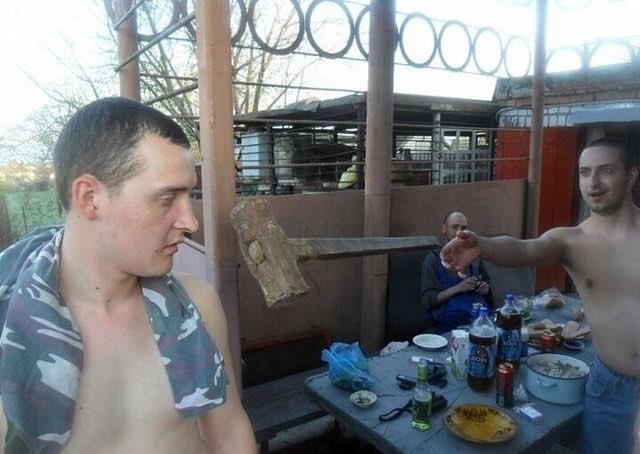
#> input picture testImage.jpg, 640 x 454 px
$ python First.Py
#> lines starting #> are read from the running program, lines starting #| are printed output that depends on the picture
#%%
import cv2
import numpy
import matplotlib.pyplot as plt

#%%
img=cv2.imread("testImage.jpg",cv2.IMREAD_GRAYSCALE)
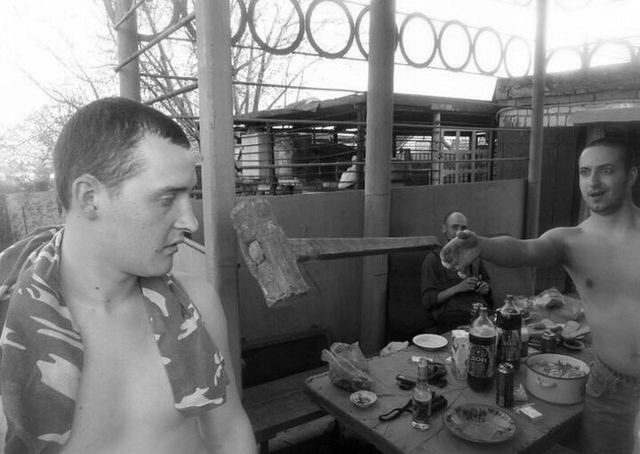
#> img: shape (454, 640); min 0, max 255, mean 120.6
#Read the image, pass it with gray scale
cv2.imshow('title', img)
#show the image with window title called title
cv2.waitKey(0)
#prevents closing instanly
cv2.destroyAllWindows()


#%%
plt.imshow(img,cmap='gray',interpolation='bicubic')
plt.plot([20,200],[50,450],'c',linewidth=5)
plt.show()
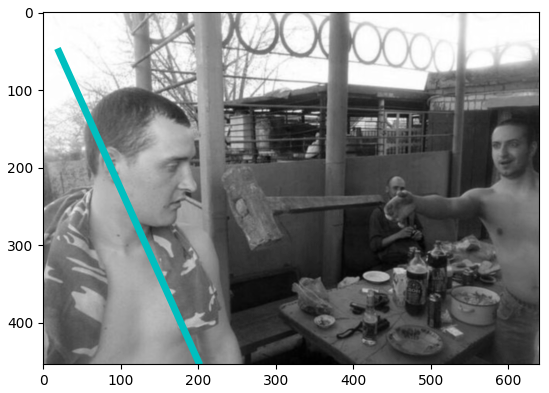
#> figure drawn by matplotlib, 1 panel

#%%
cv2.imwrite('testOutput.jpg',img)
#having an output image
#%%

$ run again, with im2.jpg copied over testImage.jpg
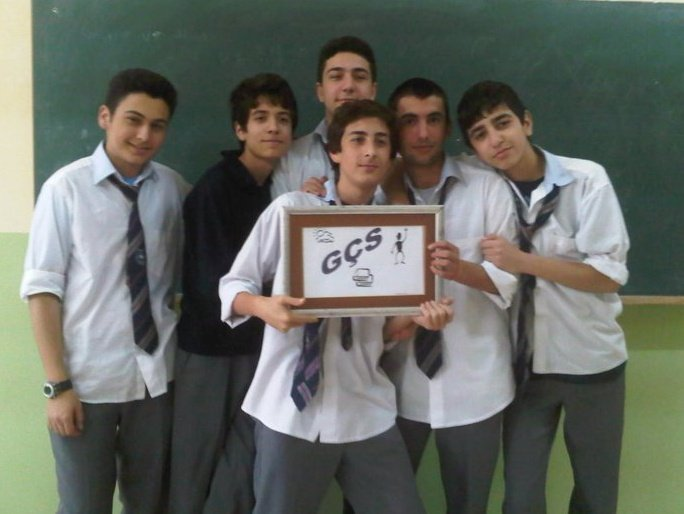
#> input picture im2.jpg, 684 x 514 px
#> `img=cv2.imread("testImage.jpg",cv2.IMREAD_GRAYSCALE)`:
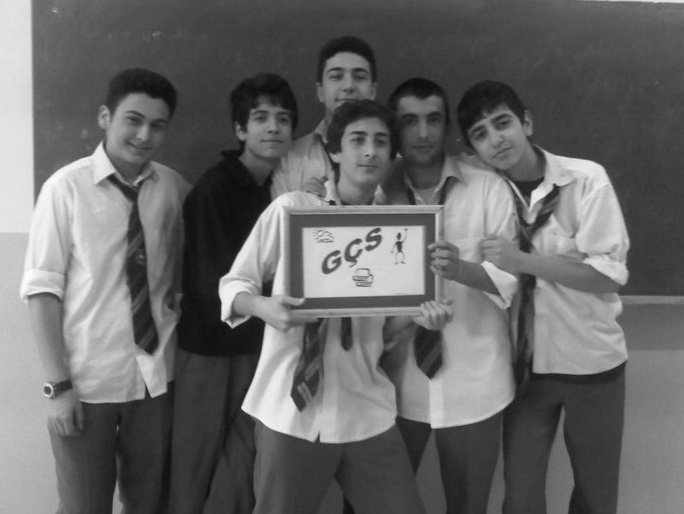
#> img: shape (514, 684); min 7, max 255, mean 103.9
#> `plt.show()`:
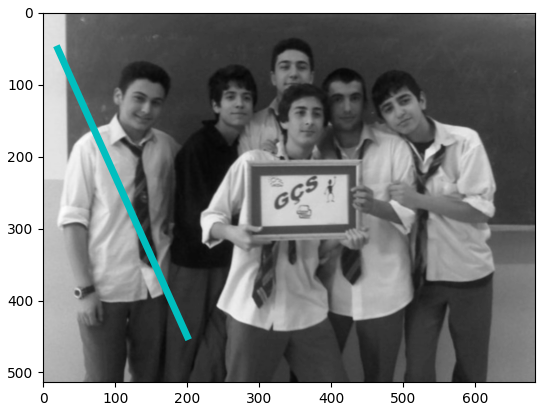
#> figure drawn by matplotlib, 1 panel

$ run again, with template.jpg copied over testImage.jpg
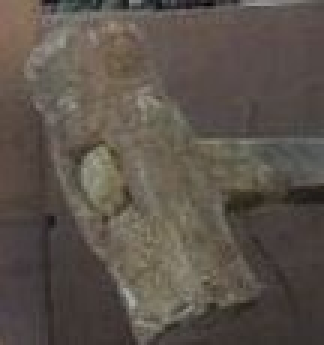
#> input picture template.jpg, 108 x 115 px (shown 3 times larger)
#> `img=cv2.imread("testImage.jpg",cv2.IMREAD_GRAYSCALE)`:
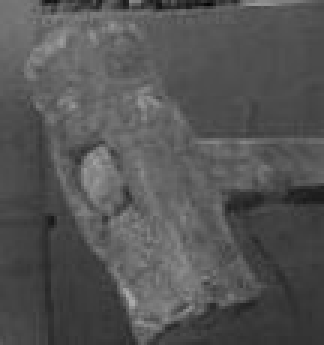
#> img: shape (115, 108) (shown 3 times larger); min 5, max 171, mean 84.5
#> `plt.show()`:
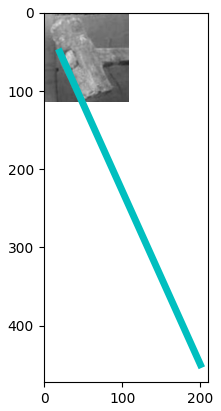
#> figure drawn by matplotlib, 1 panel
